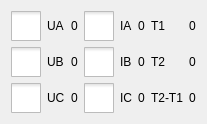
             <widget class="QWidget" name="page_5">
              <layout class="QHBoxLayout" name="horizontalLayout_6">
               <item>
                <layout class="QGridLayout" name="gridLayout_18">
                 <item row="1" column="0">
                  <widget class="QCheckBox" name="checkBox_8">
                   <property name="minimumSize">
                    <size>
                     <width>30</width>
                     <height>30</height>
                    </size>
                   </property>
                   <property name="maximumSize">
                    <size>
                     <width>30</width>
                     <height>30</height>
                    </size>
                   </property>
                   <property name="styleSheet">
                    <string notr="true">QCheckBox::indicator {
    width: 30px;
    height: 30px;
}</string>
                   </property>
                   <property name="text">
                    <string/>
                   </property>
                  </widget>
                 </item>
                 <item row="2" column="1">
                  <widget class="QLabel" name="label_98">
                   <property name="text">
                    <string>UC</string>
                   </property>
                  </widget>
                 </item>
                 <item row="1" column="1">
                  <widget class="QLabel" name="label_97">
                   <property name="text">
                    <string>UB</string>
                   </property>
                  </widget>
                 </item>
                 <item row="0" column="0">
                  <widget class="QCheckBox" name="checkBox_7">
                   <property name="minimumSize">
                    <size>
                     <width>30</width>
                     <height>30</height>
                    </size>
                   </property>
                   <property name="maximumSize">
                    <size>
                     <width>30</width>
                     <height>30</height>
                    </size>
                   </property>
                   <property name="styleSheet">
                    <string notr="true">QCheckBox::indicator {
    width: 30px;
    height: 30px;
}</string>
                   </property>
                   <property name="text">
                    <string/>
                   </property>
                  </widget>
                 </item>
                 <item row="0" column="1">
                  <widget class="QLabel" name="label_96">
                   <property name="text">
                    <string>UA</string>
                   </property>
                  </widget>
                 </item>
                 <item row="2" column="0">
                  <widget class="QCheckBox" name="checkBox_9">
                   <property name="minimumSize">
                    <size>
                     <width>30</width>
                     <height>30</height>
                    </size>
                   </property>
                   <property name="maximumSize">
                    <size>
                     <width>30</width>
                     <height>30</height>
                    </size>
                   </property>
                   <property name="styleSheet">
                    <string notr="true">QCheckBox::indicator {
    width: 30px;
    height: 30px;
}</string>
                   </property>
                   <property name="text">
                    <string/>
                   </property>
                  </widget>
                 </item>
                 <item row="0" column="2">
                  <widget class="QLabel" name="label_99">
                   <property name="text">
                    <string>0</string>
                   </property>
                  </widget>
                 </item>
                 <item row="1" column="2">
                  <widget class="QLabel" name="label_100">
                   <property name="text">
                    <string>0</string>
                   </property>
                  </widget>
                 </item>
                 <item row="2" column="2">
                  <widget class="QLabel" name="label_101">
                   <property name="text">
                    <string>0</string>
                   </property>
                  </widget>
                 </item>
                </layout>
               </item>
               <item>
                <layout class="QGridLayout" name="gridLayout_19">
                 <item row="1" column="1">
                  <widget class="QLabel" name="label_103">
                   <property name="text">
                    <string>IB</string>
                   </property>
                  </widget>
                 </item>
                 <item row="0" column="0">
                  <widget class="QCheckBox" name="checkBox_10">
                   <property name="minimumSize">
                    <size>
                     <width>30</width>
                     <height>30</height>
                    </size>
                   </property>
                   <property name="maximumSize">
                    <size>
                     <width>30</width>
                     <height>30</height>
                    </size>
                   </property>
                   <property name="styleSheet">
                    <string notr="true">QCheckBox::indicator {
    width: 30px;
    height: 30px;
}</string>
                   </property>
                   <property name="text">
                    <string/>
                   </property>
                  </widget>
                 </item>
                 <item row="2" column="0">
                  <widget class="QCheckBox" name="checkBox_12">
                   <property name="minimumSize">
                    <size>
                     <width>30</width>
                     <height>30</height>
                    </size>
                   </property>
                   <property name="maximumSize">
                    <size>
                     <width>30</width>
                     <height>30</height>
                    </size>
                   </property>
                   <property name="styleSheet">
                    <string notr="true">QCheckBox::indicator {
    width: 30px;
    height: 30px;
}</string>
                   </property>
                   <property name="text">
                    <string/>
                   </property>
                  </widget>
                 </item>
                 <item row="0" column="1">
                  <widget class="QLabel" name="label_102">
                   <property name="text">
                    <string>IA</string>
                   </property>
                  </widget>
                 </item>
                 <item row="1" column="0">
                  <widget class="QCheckBox" name="checkBox_11">
                   <property name="minimumSize">
                    <size>
                     <width>30</width>
                     <height>30</height>
                    </size>
                   </property>
                   <property name="maximumSize">
                    <size>
                     <width>30</width>
                     <height>30</height>
                    </size>
                   </property>
                   <property name="styleSheet">
                    <string notr="true">QCheckBox::indicator {
    width: 30px;
    height: 30px;
}</string>
                   </property>
                   <property name="text">
                    <string/>
                   </property>
                  </widget>
                 </item>
                 <item row="2" column="1">
                  <widget class="QLabel" name="label_104">
                   <property name="text">
                    <string>IC</string>
                   </property>
                  </widget>
                 </item>
                 <item row="2" column="2">
                  <widget class="QLabel" name="label_105">
                   <property name="text">
                    <string>0</string>
                   </property>
                  </widget>
                 </item>
                 <item row="1" column="2">
                  <widget class="QLabel" name="label_106">
                   <property name="text">
                    <string>0</string>
                   </property>
                  </widget>
                 </item>
                 <item row="0" column="2">
                  <widget class="QLabel" name="label_107">
                   <property name="text">
                    <string>0</string>
                   </property>
                  </widget>
                 </item>
                </layout>
               </item>
               <item>
                <layout class="QGridLayout" name="gridLayout_20">
                 <item row="1" column="0">
                  <widget class="QLabel" name="label_109">
                   <property name="text">
                    <string>T2</string>
                   </property>
                  </widget>
                 </item>
                 <item row="0" column="0">
                  <widget class="QLabel" name="label_108">
                   <property name="text">
                    <string>T1</string>
                   </property>
                  </widget>
                 </item>
                 <item row="2" column="0">
                  <widget class="QLabel" name="label_110">
                   <property name="text">
                    <string>T2-T1</string>
                   </property>
                  </widget>
                 </item>
                 <item row="0" column="1">
                  <widget class="QLabel" name="label_112">
                   <property name="text">
                    <string>0</string>
                   </property>
                  </widget>
                 </item>
                 <item row="1" column="1">
                  <widget class="QLabel" name="label_113">
                   <property name="text">
                    <string>0</string>
                   </property>
                  </widget>
                 </item>
                 <item row="2" column="1">
                  <widget class="QLabel" name="label_114">
                   <property name="text">
                    <string>0</string>
                   </property>
                  </widget>
                 </item>
                </layout>
               </item>
              </layout>
             </widget>
